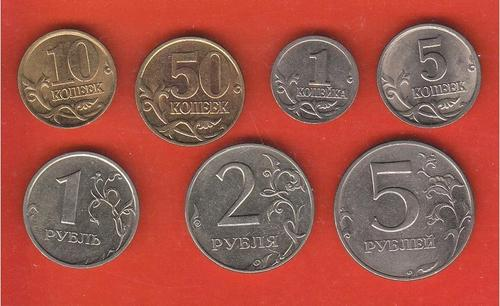
#> input picture Card/coin.jpg, 500 x 306 px, given in place of the camera
$ python CardDector.py
#> lines starting #> are read from the running program, lines starting #| are printed output that depends on the picture; after the words box and inside, x2 and y2 are one past the last pixel; in counts of white or black regions, pixels touching at a corner belong together
import cv2
import numpy as np
import imutils
import time

# 二值化阈值
BKG_THRESH = 60
CARD_THRESH = 30

# 根据摄像头距离改 是截取的
CORNER_WIDTH = 32
CORNER_HEIGHT = 84

# 数字图片大小
RANK_WIDTH = 70
RANK_HEIGHT = 125

# 花色图片大小
SUIT_WIDTH = 70
SUIT_HEIGHT = 100

# 差分的最大值
RANK_DIFF_MAX = 2000
SUIT_DIFF_MAX = 700

CARD_MAX_AREA = 120000
CARD_MIN_AREA = 25000

font = cv2.FONT_HERSHEY_SIMPLEX

class Query_card:
    # [12 lines left out: function __init__, not called in this run]

# 数字模版类
class Train_ranks:
    def __init__(self):
        self.img = []
        self.name = "Placeholder"

# 加载数字模版图片
def load_ranks(filepath):
    train_ranks = []
    i = 0
    for Rank in ['Ace', 'Two', 'Three', 'Four', 'Five', 'Six', 'Seven','Eight', 'Nine', 'Ten', 'Jack', 'Queen', 'King']:
        train_ranks.append(Train_ranks())
        train_ranks[i].name = Rank
        filename = Rank + '.jpg'
        train_ranks[i].img = cv2.imread(filepath+filename, cv2.IMREAD_GRAYSCALE)
        i = i + 1
#> i = 1
    return train_ranks


# 花色模版类
class Train_suits:
    def __init__(self):
        self.img = []
        self.name = "Placeholder"

# 加载花色模版图片
def load_suits(filepath):
    train_suits = []
    i = 0
    for Suit in ['Spades', 'Diamonds', 'Clubs', 'Hearts']:
        train_suits.append(Train_suits())
        train_suits[i].name = Suit
        filename = Suit + '.jpg'
        train_suits[i].img = cv2.imread(filepath+filename, cv2.IMREAD_GRAYSCALE)
        i = i + 1
    return train_suits


#  [处理图片] 灰度化->高斯模糊->二值化
def preprocess_card(image):
    gray = cv2.cvtColor(image, cv2.COLOR_BGR2GRAY)
    blur = cv2.GaussianBlur(gray, (5, 5), 0)
    #  cv2.imshow('blur', blur)
    img_w, img_h = np.shape(image)[:2]
    bkg_level = gray[int(img_h / 100)][int(img_w / 2)]
    thresh_level = bkg_level + 90  # 阈值 需要根据情况调节
    retval, thresh = cv2.threshold(blur, thresh_level, 255, cv2.THRESH_BINARY)
    #  cv2.imshow('thresh', thresh)
    return thresh


#  [寻找扑克牌] 边缘检测->按面积排序->根据面积大小和边界4判断是否为扑克牌，用cnt_is_card数组存储标记
def find_card(thresh_image):

    #  面积的阈值根据摄像头离扑克牌的远近进行修改
    CARD_MAX_AREA = 1200000
    CARD_MIN_AREA = 25000

    cnts, hier = cv2.findContours(thresh_image, cv2.RETR_TREE, cv2.CHAIN_APPROX_SIMPLE)
    index_sort = sorted(range(len(cnts)), key=lambda i: cv2.contourArea(cnts[i]), reverse=True)   # 根据轮廓的面积进行排序

    if len(cnts) == 0:
        return [], []

    cnts_sort = []
    hier_sort = []
    cnt_is_card = np.zeros(len(cnts), dtype=int)

    for i in index_sort:
        cnts_sort.append(cnts[i])
        hier_sort.append(hier[0][i])

    for i in range(len(cnts_sort)):
        size = cv2.contourArea(cnts_sort[i])
        peri = cv2.arcLength(cnts_sort[i], True)
        approx = cv2.approxPolyDP(cnts_sort[i], 0.01 * peri, True)  # 直线近似化轮廓

        if ((size < CARD_MAX_AREA) and (size > CARD_MIN_AREA) and (hier_sort[i][3] == -1) and (len(approx) == 4)):
            cnt_is_card[i] = 1

    return cnts_sort, cnt_is_card


# [矩形矫正] 将倾斜的矩形矫正为水平/垂直的矩形
# [132 lines left out: functions adjust_card, details_card, match_card, not called in this run]


'''
单张图测试
img = cv2.imread('C:/Users/10846/PycharmProjects/Card_Demo/venv/Lib/example/test.jpg')
cv2.imshow('img', img)
thresh = preprocess_card(img)
cv2.imshow('thresh', thresh)
cnts_sort, cnt_is_card = find_card(thresh)
'''

'''
# 红色描出图像外边框 绿色描出方形框
for i, contour in enumerate(cnts_sort):
    area = cv2.contourArea(contour)
    x, y, w, h = cv2.boundingRect(contour)
    if cnt_is_card[i] == 1:
        cv2.drawContours(img, cnts_sort, i, (0, 0, 255), 2)
        cv2.rectangle(img, (x, y), (x + w, y + h), (0, 255, 0), 2)

cv2.namedWindow("draw frame", 0)
cv2.resizeWindow("draw frame", 700, 500)
cv2.imshow("draw frame", img)


print(len(cnts_sort))
print(cnt_is_card)

# 输出找到的单张扑克牌
count = 0
for flag in cnt_is_card:
    if flag == 1:
        x, y, w, h = cv2.boundingRect(cnts_sort[count])
        out = adjust_card(img, cnts_sort[count], w, h)
        # cv2.imshow("out:%s" % count, out)
        count += 1

# 输出数字和花色
count = 0
for flag in cnt_is_card:
    if flag == 1:
        out = details_card(cnts_sort[count], img)
        # cv2.imshow('rank_img %s' % count, out.rank_img)
        # cv2.imshow('suit_img %s' % count, out.suit_img)
        count += 1

# 输出匹配结果并在原图上绘制结果
train_ranks = load_ranks('C:/Users/10846/PycharmProjects/Card_Demo/venv/Lib/images/')
train_suits = load_suits('C:/Users/10846/PycharmProjects/Card_Demo/venv/Lib/images/')
count = 0
for flag in cnt_is_card:
    if flag == 1:
        out = details_card(cnts_sort[count], img)
        out.best_rank_match, out.best_suit_match, out.rank_diff, out.suit_diff = match_card(out, train_ranks,train_suits)
        print(out.best_rank_match, out.best_suit_match, out.rank_diff, out.suit_diff)

        x = out.center[0]
        y = out.center[1]
        # cv2.circle(img, (x, y), 5, (255, 0, 0), -1) 中心点

        cv2.putText(img, (out.best_rank_match + ' of ' + out.best_suit_match), (x - 210, y), cv2.FONT_HERSHEY_SIMPLEX, 2, (0, 0, 0), 2)

        count += 1

cv2.namedWindow("result img", 0)
cv2.resizeWindow("result img", 700, 500)
cv2.imshow('result img', img)

'''


train_ranks = load_ranks('C:/Users/10846/PycharmProjects/Card_Demo/venv/Lib/images/')
#> train_ranks = 13 items
train_suits = load_suits('C:/Users/10846/PycharmProjects/Card_Demo/venv/Lib/images/')
#> in load_suits, `i = i + 1`: i = 1
#> train_suits = 4 items
frame_rate_calc = 1
freq = cv2.getTickFrequency()

cap = cv2.VideoCapture(1) #0为笔记本摄像头 1为USB外接摄像头
time.sleep(1)

cam_quit = 0

while True:
    ret, image = cap.read()
#> image is the input picture: shape (306, 500, 3); mean B, G, R 74.2, 84.9, 158.7
    # image = cv2.flip(image, 1)  # 左右颠倒

    if not ret:
        break

    t1 = cv2.getTickCount()
    pre_proc = preprocess_card(image)
#> in preprocess_card, `gray = cv2.cvtColor(image, cv2.COLOR_BGR2GRAY)`:
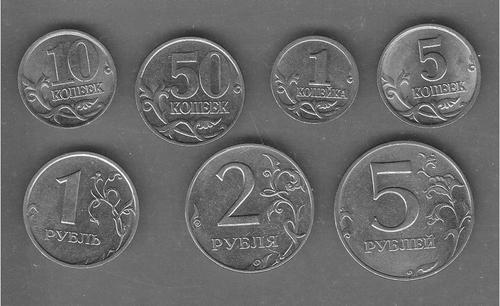
#> gray: shape (306, 500); min 24, max 254, mean 105.8
#> in preprocess_card, `blur = cv2.GaussianBlur(gray, (5, 5), 0)`:
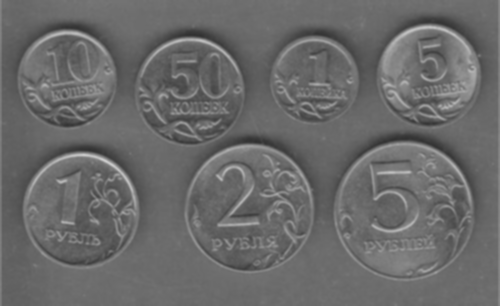
#> blur: shape (306, 500); min 47, max 204, mean 105.7
#> in preprocess_card, `bkg_level = gray[int(img_h / 100)][int(img_w / 2)]`: bkg_level = 112
#> in preprocess_card, `thresh_level = bkg_level + 90`: thresh_level = 202
#> in preprocess_card, `retval, thresh = cv2.threshold(blur, thresh_level, 255, cv2.THRESH_BIN..`:
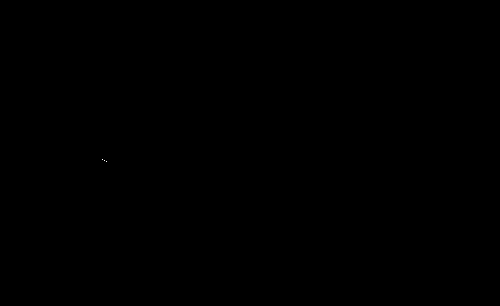
#> thresh: shape (306, 500); 0% white in thin lines or dots, all inside (x1, y1, x2, y2) = (102, 159, 107, 162)
    cnts_sort, cnt_is_card = find_card(pre_proc)
#> in find_card, `cnts, hier = cv2.findContours(thresh_image, cv2.RETR_TREE, cv2.CHAIN_A..`: cnts = 3 contours, all with area under 20
#> in find_card, `index_sort = sorted(range(len(cnts)), key=lambda i: cv2.contourArea(cn..`: index_sort = [0, 1, 2]
#> in find_card, `cnt_is_card = np.zeros(len(cnts), dtype=int)`: cnt_is_card = [0, 0, 0]
#> the loop in find_card, `for i in index_sort:` made 3 passes
#> after the loop in find_card, `for i in index_sort:`: cnts_sort = 3 contours, all with area under 20
#> the loop in find_card, `for i in range(len(cnts_sort)):` made 3 passes
#> approx on passes 1 to 3: [[106, 161]], [[104, 160]], [[102, 159]]
#> cnts_sort = 3 contours, all with area under 20; cnt_is_card = [0, 0, 0]

    if len(cnts_sort) != 0:
        cards = []
        count = 0
        for i in range(len(cnts_sort)):
            if cnt_is_card[i] == 1:
                cards.append(details_card(cnts_sort[i], image))
                cards[count].best_rank_match, cards[count].best_suit_match, cards[count].rank_diff, cards[count].suit_diff = match_card(cards[count], train_ranks, train_suits)
                x = cards[count].center[0]
                y = cards[count].center[1]
                cv2.putText(image, (cards[count].best_rank_match + ' . ' + cards[count].best_suit_match), (x - 100, y), cv2.FONT_HERSHEY_SIMPLEX, 1, (0, 0, 0), 1)
                count = count + 1
#> this loop made 3 passes
#> after the loop, cards = []; count = 0

        if len(cards) != 0:
            temp_cnts = []
            for i in range(len(cards)):
                temp_cnts.append(cards[i].contour)
            cv2.drawContours(image, temp_cnts, -1, (255, 0, 0), 2)

    # cv2.putText(image, "FPS: " + str(int(frame_rate_calc)), (10, 26), font, 0.7, (255, 0, 255), 2, cv2.LINE_AA)
    cv2.imshow("", image)

    t2 = cv2.getTickCount()
    time1 = (t2 - t1) / freq
#> time1 = 0.0243
    frame_rate_calc = 1 / time1
#> frame_rate_calc = 41.2

    if cv2.waitKey(1) & 0xFF == ord("q"):
#> (key q is pressed here)
        break
